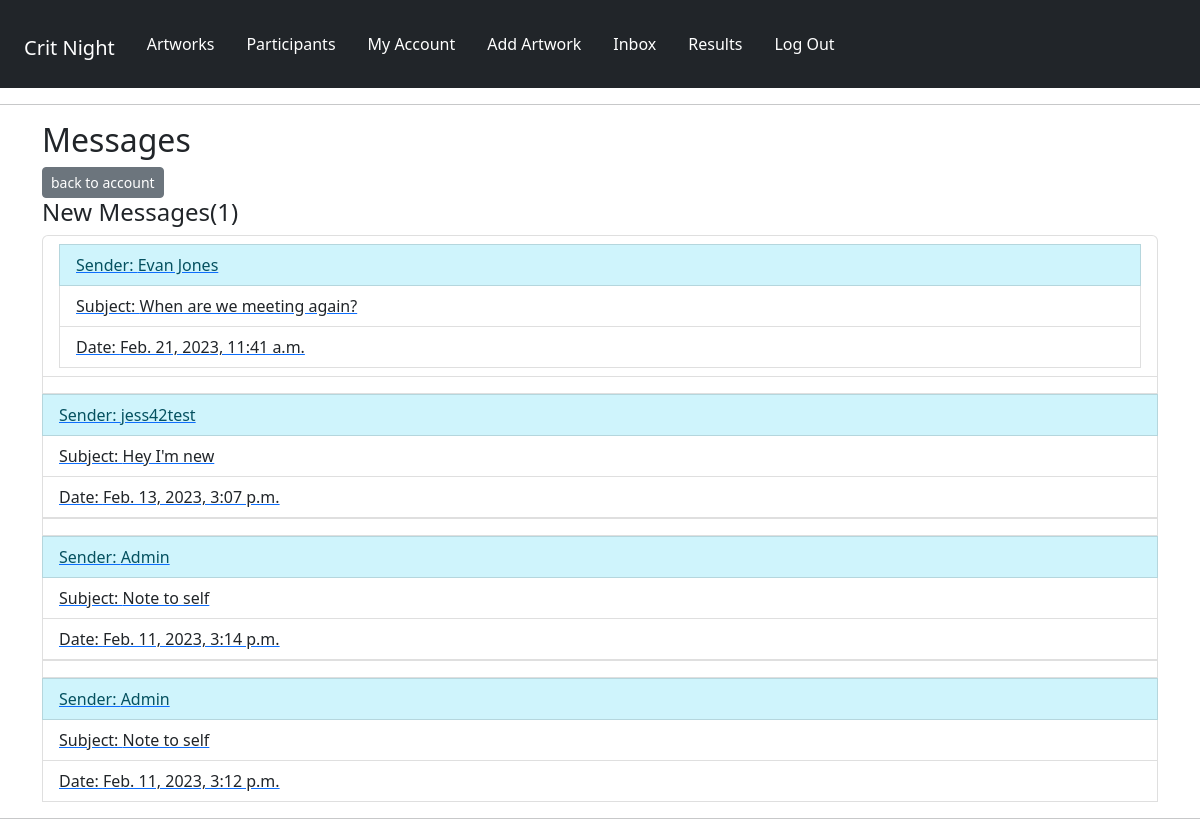
Before: /panelists/inbox/ (signed in) with the older database file.
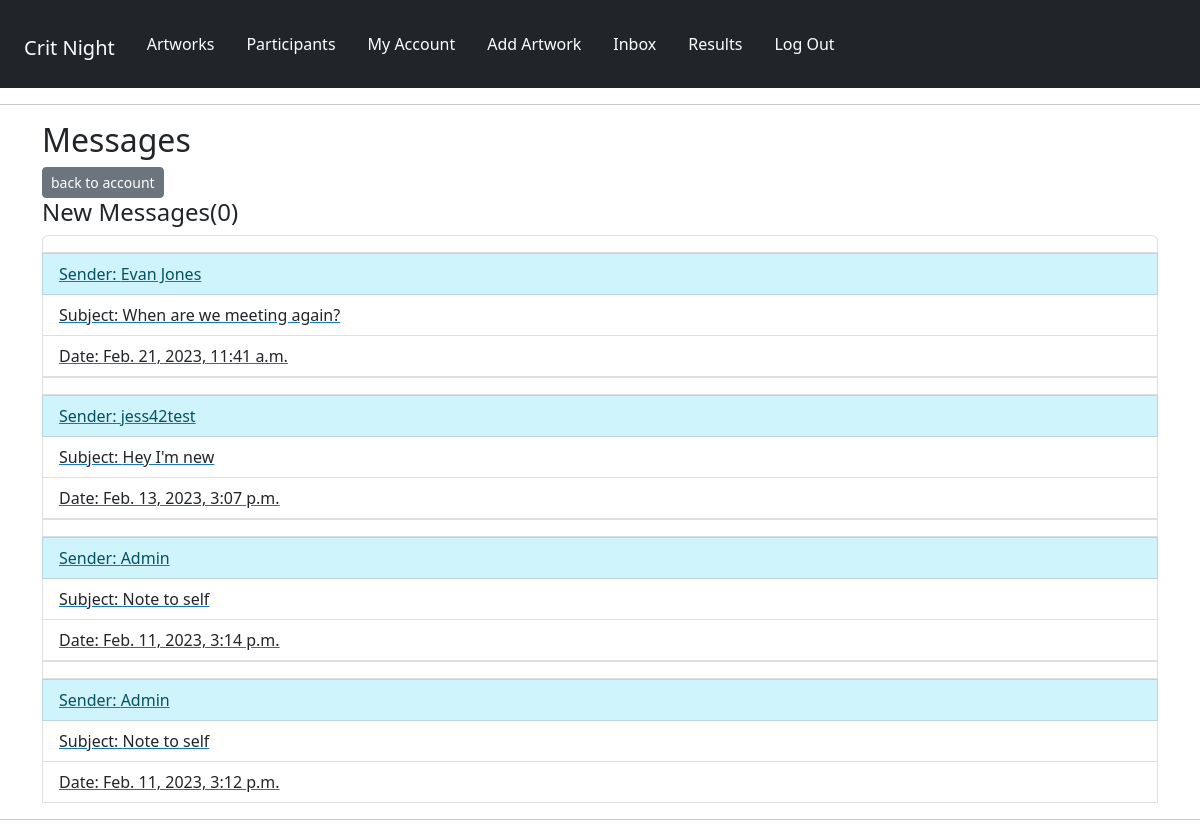
After: the same page with the newer database file.
### panelists/models.py (models this page shows, shortened)
class Message(models.Model):
    sender = models.ForeignKey(
        Profile, on_delete=models.SET_NULL, null=True, blank=True
    )
    recipient = models.ForeignKey(
        Profile,
        on_delete=models.SET_NULL,
        null=True,
        blank=True,
        related_name="messages",
    )
    name = models.CharField(max_length=200, null=True, blank=True)
    email = models.EmailField(max_length=200, null=True, blank=True)
    subject = models.CharField(max_length=200, null=True, blank=True)
    body = models.TextField()
    is_read = models.BooleanField(default=False, null=True)
    created = models.DateTimeField(auto_now_add=True)
    id = models.UUIDField(
        default=uuid.uuid4, unique=True, primary_key=True, editable=False
    )
    class Meta:
        ordering = ["is_read", "-created"]

### panelists/views.py (the view)
# urls.py: path("inbox/", views.inbox, name="inbox"),
@login_required(login_url="login")
def inbox(request):
    profile = request.user.profile
    messageRequests = profile.messages.all()
    unreadCount = messageRequests.filter(is_read=False).count()
    context = {"messageRequests": messageRequests, "unreadCount": unreadCount}
    return render(request, "panelists/inbox.html", context)

### panelists/templates/panelists/inbox.html
{% extends 'main.html' %}
{% block content %}
<div class="container-md">
    <h2>Messages</h2>
    <a href="{% url 'account' %}" class="btn btn-secondary btn-sm">back to account</a>
<h4>New Messages(<span>{{unreadCount}}</span>)</h4>
  <ul class="list-group">
    {% for message in messageRequests %}
        {% if message.is_read == False %}
    <li class="list-group-item">
        {% else %}
    <li class="list-group-item" message"></li>
        {% endif %}
        <a href="{% url 'message' message.id %}">
        <span class="list-group-item list-group-item-info">Sender: {{message.name}}</span>
        <span class="list-group-item list-group-item-action">Subject: {{message.subject}}</span>
        <span class="list-group-item">Date: {{message.created}}</span>
    </a>
</li>
    {% endfor %}
  </ul>
</div>
{% endblock %}

Changed rows visible on the page:
changed Message "Evan Jones": is_read False → True (drawn)
Other visible differences:
{{ unreadCount }}: "1" → "0"
